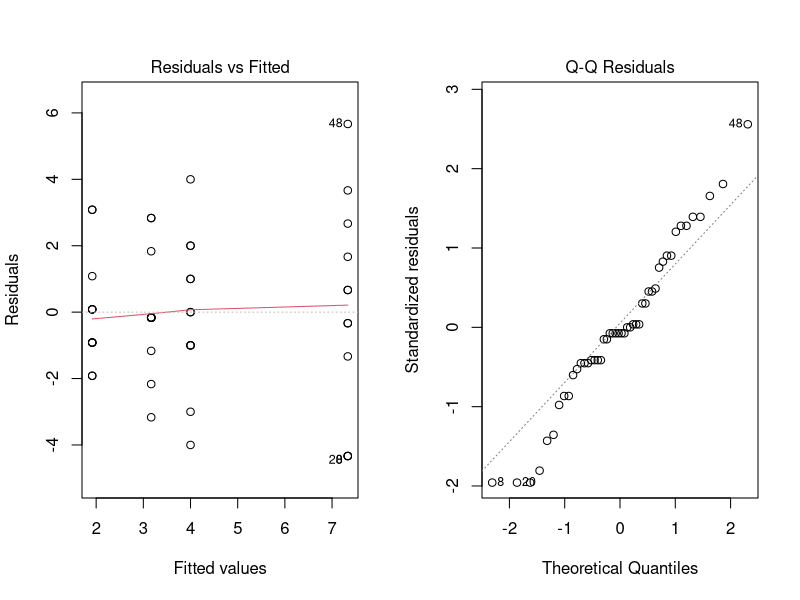
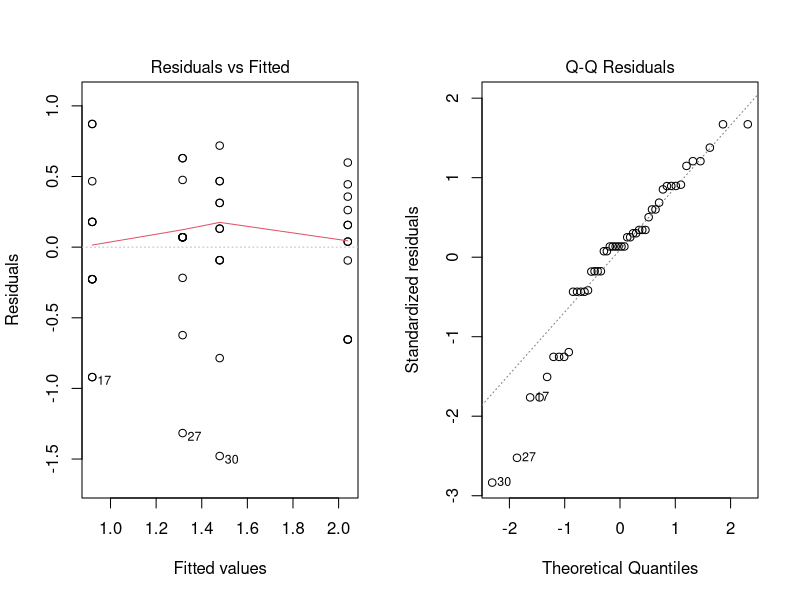
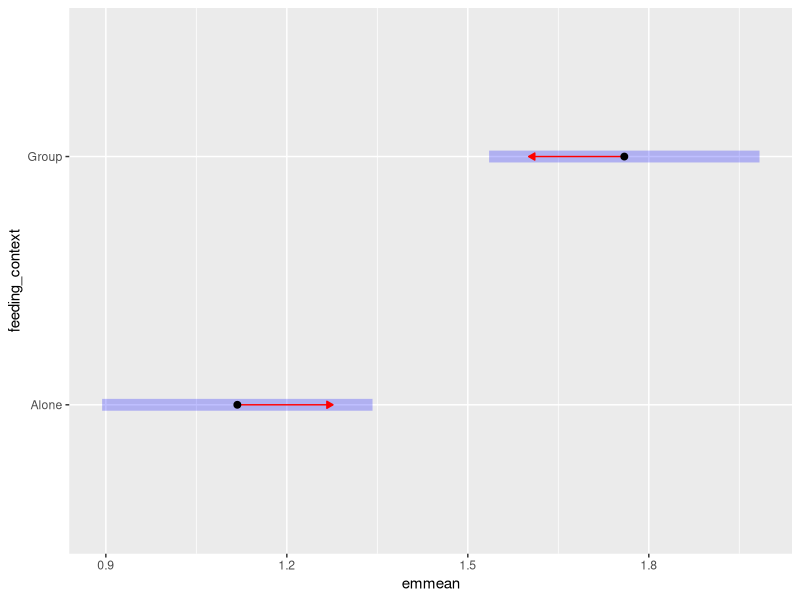
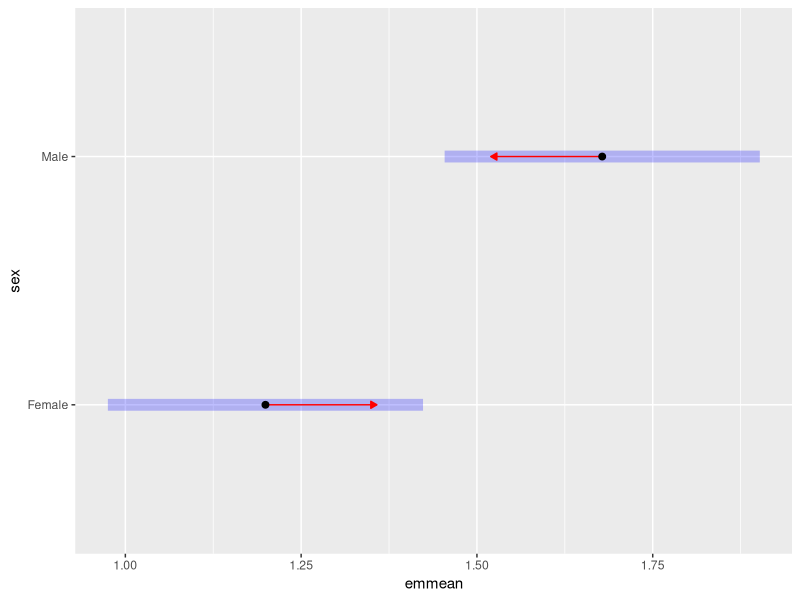
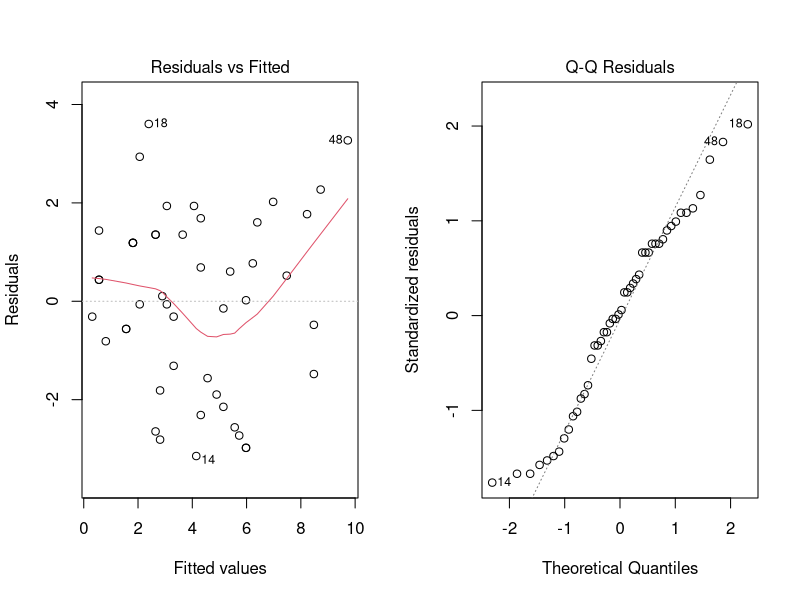
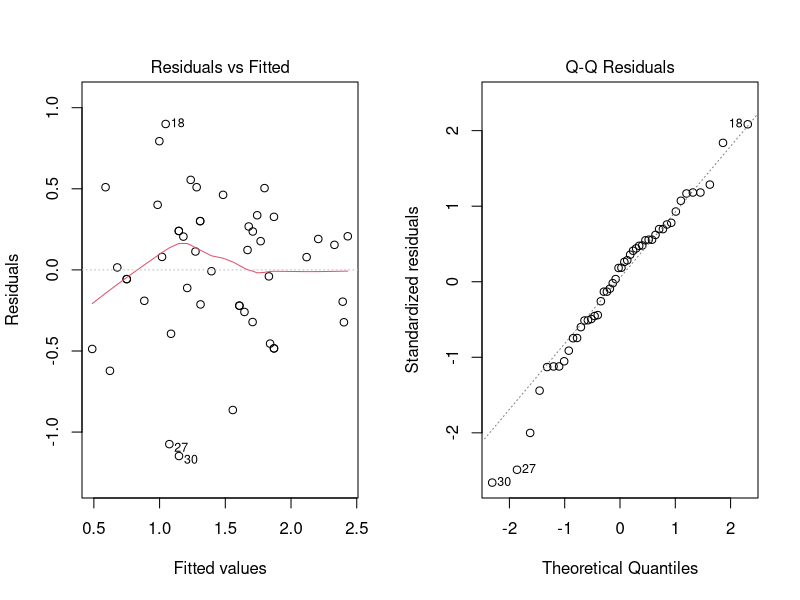

Recreate these plots in R, in order.
## ---- chunk 1
# Answer here
## ---- chunk 2
#
## ---- chunk 3
#
## ---- chunk 4
#
## ---- chunk 5
devil <- read.csv("data/tasmanian_devil_aggression.csv")
str(devil)
devil$feeding_context <- as.factor(devil$feeding_context)
devil$sex <- as.factor(devil$sex)
str(devil)

## ---- chunk 6
devil.aov <- aov(aggression_count ~ feeding_context*sex, data=devil)

par(mfrow=c(1,2))
plot(devil.aov, which=1)
plot(devil.aov, which=2)
par(mfrow=c(1,1))

## ---- chunk 7

devil.log.aov <- aov(log(aggression_count+1) ~ feeding_context*sex, data=devil)

par(mfrow=c(1,2))
plot(devil.log.aov, which=1)
plot(devil.log.aov, which=2)
par(mfrow=c(1,1))

## ---- chunk 8
summary(devil.log.aov)
## ---- chunk 9
library(emmeans)
emmeans(devil.log.aov, pairwise ~ feeding_context)

## ---- chunk 10

plot(emmeans(devil.log.aov, pairwise ~ feeding_context), comparisons = TRUE)

## ---- chunk 11
emmeans(devil.log.aov, pairwise ~ sex)
## ---- chunk 12
plot(emmeans(devil.log.aov, pairwise ~ sex), comparisons = TRUE)
## ---- chunk 13
# Answer here
## ---- chunk 14
#
## ---- chunk 15
#
## ---- chunk 16
#
## ---- chunk 17
devil.block.aov <- aov(aggression_count ~ block + feeding_context * sex, data=devil)
par(mfrow=c(1,2))
plot(devil.block.aov, which=1)
plot(devil.block.aov, which=2)
par(mfrow=c(1,1))
## ---- chunk 18
devil.block.log.aov <- aov(log(aggression_count+1) ~ block + feeding_context * sex, data=devil)
par(mfrow=c(1,2))
plot(devil.block.log.aov, which=1)
plot(devil.block.log.aov, which=2)
par(mfrow=c(1,1))
## ---- chunk 19
summary(devil.block.log.aov)
## ---- chunk 20
Total.SS <- 4.115+4.937+2.752+0.082+8.943

Total.SS

## ---- chunk 21
(4.115/Total.SS)*100
